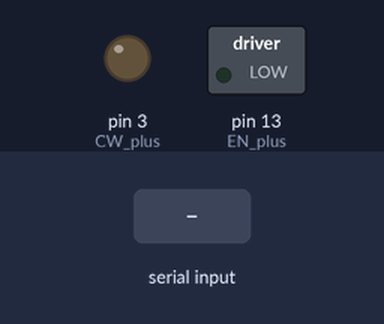
A sketch run on a simulated Arduino Uno, built with avr-gcc and run on an emulated ATmega328P. Parts: switched loads named in the sketch (green lamp = pin HIGH), output pins drawn as LEDs (lit = HIGH). The test bench sets the inputs (shaded band). Pins used as bus, display or sensor lines are not drawn.

Above: at 1.2 s.
1.3 s: "S" received over Serial
At 2.3 s:
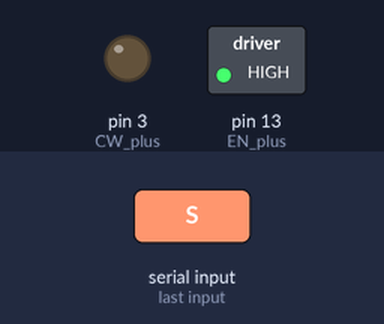
2.8 s: "B" received over Serial
At 3.4 s:
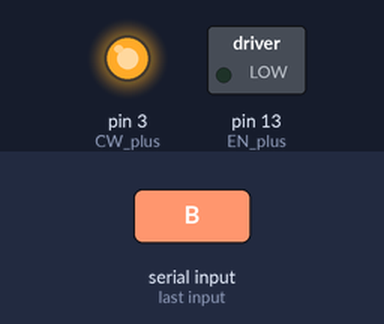
4.3 s: "S" received over Serial
At 5.5 s:
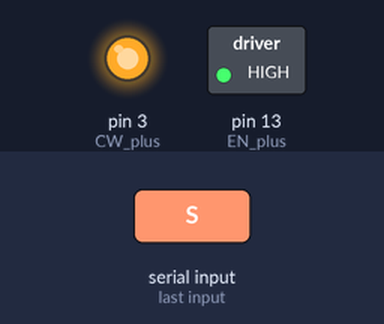
5.8 s: "F" received over Serial
At 6.9 s:
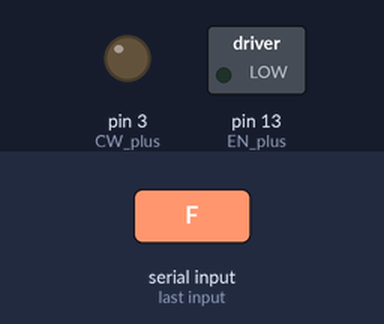
Timing chart, 0 to 8.3 s (numbered marks = the images above; inputs shaded):
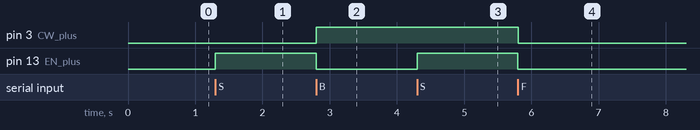

Measured:
- after the input at 1.3 s, pin 13 (EN_plus): LOW → HIGH at once
- after the input at 2.8 s, pin 3 (CW_plus): LOW → HIGH at once; pin 13 (EN_plus): HIGH → LOW at once
- after the input at 4.3 s, pin 13 (EN_plus): LOW → HIGH at once
- after the input at 5.8 s, pin 3 (CW_plus), pin 13 (EN_plus): HIGH → LOW at once

The sketch:

printer_code.ino
```cpp
#define stepsPerRevolution 500
#define EN_plus 13
#define CW_plus 3
#define CLK_plus 5
char incomingByte;
void ForwardMotor(int stepPin, int dirPin);
void ReverseMotor(int stepPin, int dirPin);
void stopMotor(int Enable_pin);
void setup() {
  Serial.begin(9600);
  pinMode(EN_plus, OUTPUT);
  pinMode(CW_plus, OUTPUT);
  pinMode(CLK_plus, OUTPUT);


}

void loop() {
  if (Serial.available() > 0) {
    // read the incoming byte:
    incomingByte = Serial.read();
    //Serial.println(incomingByte);
  }
  switch (incomingByte)
  {
    case 'S':
      {
        stopMotor(EN_plus);
        //Serial.println("Stop\n");
        incomingByte = '*';
      }
      break;

    case 'F':

      { ForwardMotor(CLK_plus, CW_plus, EN_plus);

        // Serial.println("Forward\n");
        incomingByte = '*';
      }
      break;

    case 'B':

      { ReverseMotor(CLK_plus, CW_plus, EN_plus);

        // Serial.println("Backward\n");
        incomingByte = '*';
      }
      break;
  }


}
void ForwardMotor(int stepPin, int dirPin, int Enable_pin) {
  digitalWrite(Enable_pin, LOW);
  digitalWrite(dirPin, LOW);
  digitalWrite(stepPin, HIGH);
  delayMicroseconds(500);
  digitalWrite(stepPin, LOW);
  delayMicroseconds(500);
};
void ReverseMotor(int stepPin, int dirPin, int Enable_pin) {
  digitalWrite(Enable_pin, LOW);
  digitalWrite(dirPin, HIGH);
  digitalWrite(stepPin, HIGH);
  delayMicroseconds(500);
  digitalWrite(stepPin, LOW);
  delayMicroseconds(500);
};
void stopMotor(int Enable_pin) {
  digitalWrite(Enable_pin, HIGH);

};
```
